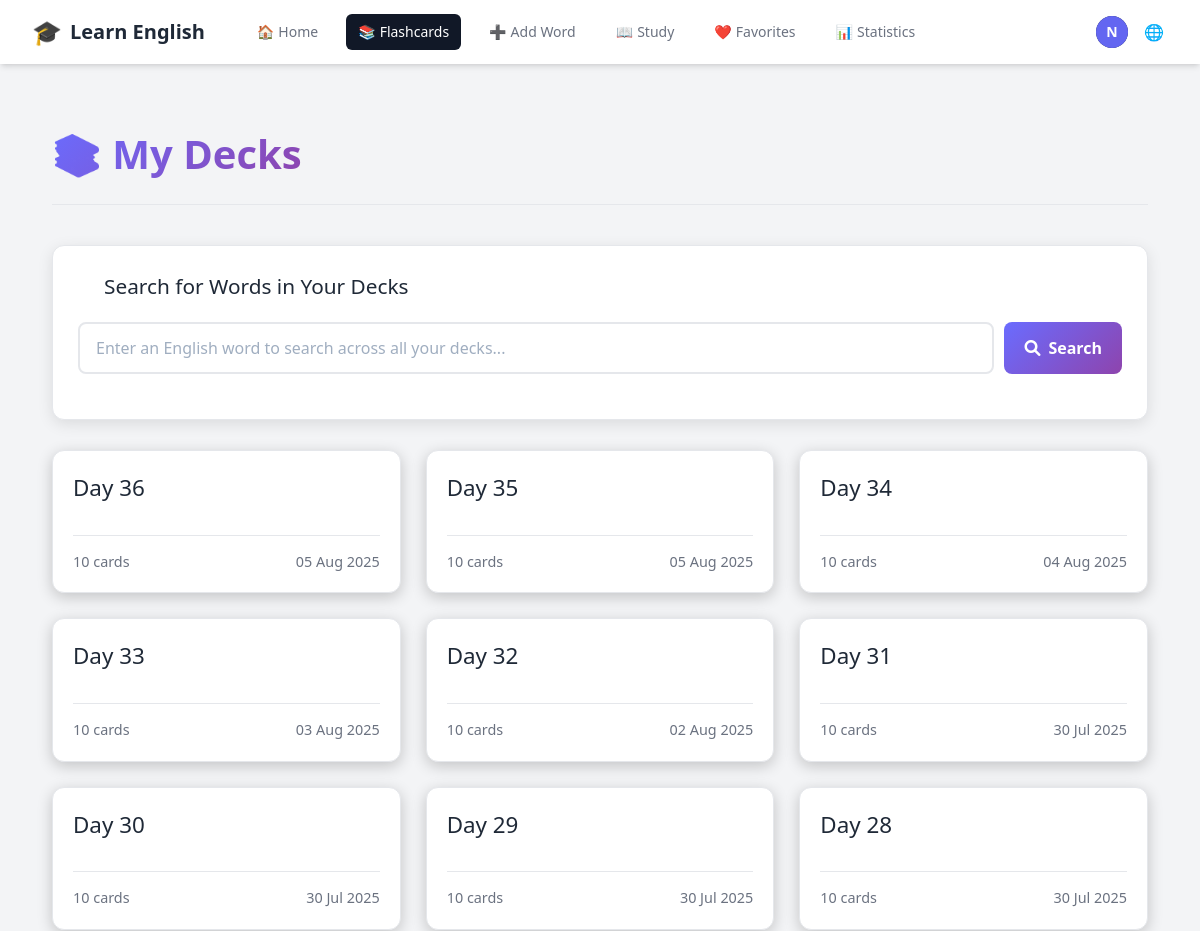
The page /decks/ (signed in, upper part) on the database as committed earlier.
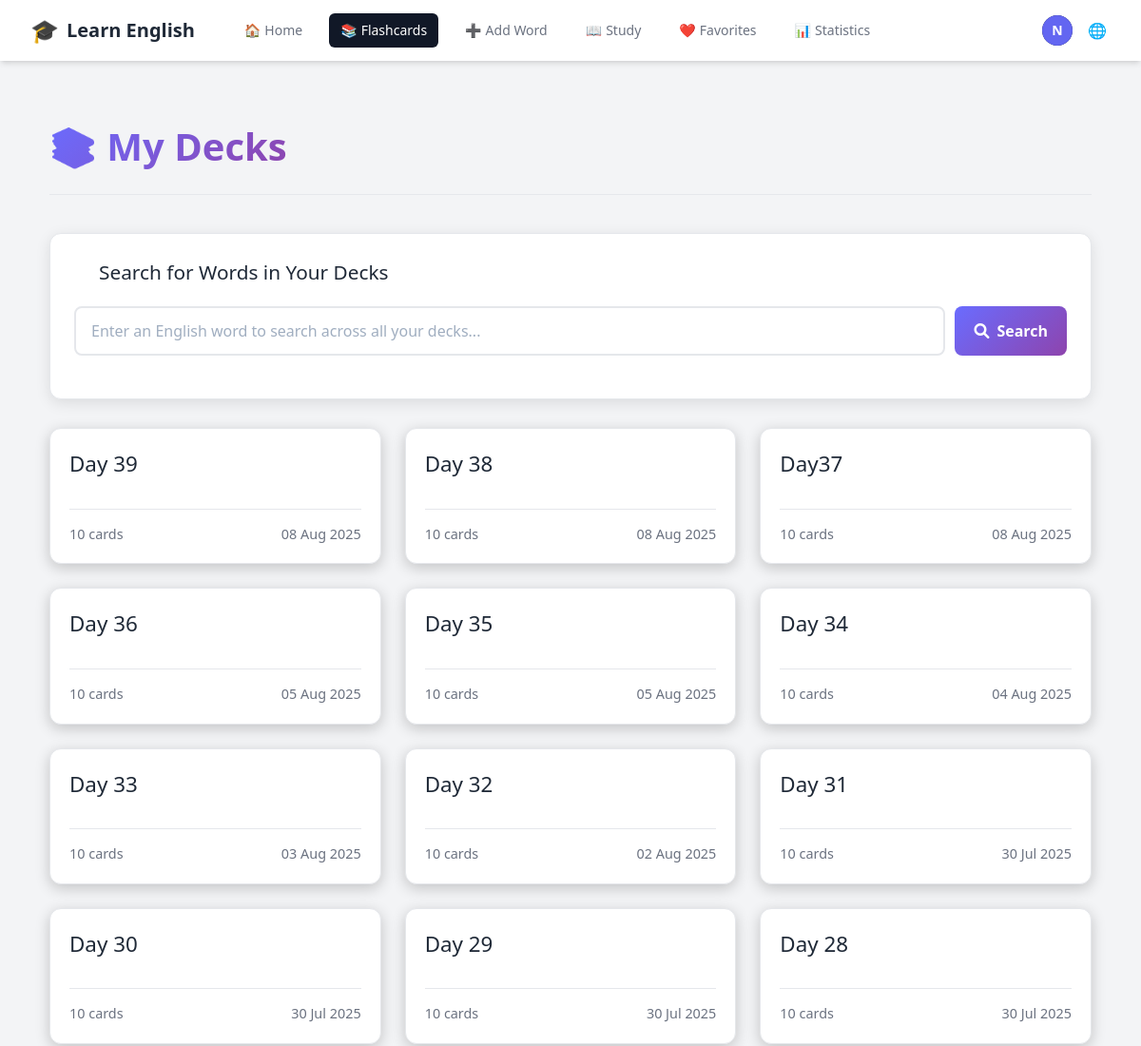
The same page on the database as committed later.
### accounts/models.py (models this page shows, shortened)
class CustomUser(AbstractUser):
    email = models.EmailField(unique=True)
    username = None  # Remove username field
    USERNAME_FIELD = 'email'
    REQUIRED_FIELDS = []
    objects = CustomUserManager()

### vocabulary/models.py (models this page shows, shortened)
class Deck(models.Model):
    user = models.ForeignKey(settings.AUTH_USER_MODEL, on_delete=models.CASCADE, related_name='decks')
    name = models.CharField(max_length=255)
    created_at = models.DateTimeField(auto_now_add=True)
    class Meta:
        ordering = ['-created_at']
        unique_together = ['user', 'name']

### vocabulary/views.py (the view)
# urls.py: path('decks/', views.deck_list, name='deck_list'),
@login_required
def deck_list(request):
    decks = Deck.objects.filter(user=request.user).annotate(
        card_count=Count('flashcards')
    ).order_by('-created_at')
    context = {
        'decks': decks
    }
    return render(request, 'vocabulary/deck_list.html', context)

### vocabulary/context_processors.py (called while the page is built)
    def _(message):
        return str(message)

### vocabulary/templates/vocabulary/deck_list.html (shortened to what this page needs)
{% extends "base.html" %}
{% block content %}
<div class="deck-list-page">
    <div class="page-header">
        <h1>📚 {{ manual_texts.my_decks }}</h1>
    </div>
    <div class="search-section">
        <div class="search-header">
            <i class="fas fa-search"></i>
            <h3>Search for Words in Your Decks</h3>
        </div>
        <div class="search-input-container">
            <input
                type="text"
                id="wordSearchInput"
                class="search-input"
                placeholder="Enter an English word to search across all your decks..."
                autocomplete="off"
            >
            <button id="searchBtn" class="search-btn">
                <i class="fas fa-search"></i>
                Search
            </button>
        </div>
    </div>
    {% if decks %}
        <div class="deck-grid">
            {% for deck in decks %}
                <div class="deck-card-wrapper">
                    <a href="{% url 'deck_detail' deck.id %}" class="deck-card">
                        <div>
                            <h2>{{ deck.name }}</h2>
                        </div>
                        <div class="deck-info">
                            <span>{{ deck.card_count }} {{ manual_texts.cards_text }}</span>
                            <span class="created-date">{{ deck.created_at|date:"d M Y" }}</span>
                        </div>
                    </a>
                </div>
            {% endfor %}
        </div>
    {% else %}
        <div class="no-decks">
            <h2>{{ manual_texts.no_decks_yet }}</h2>
            <p>{{ manual_texts.get_started_by }} <a href="{% url 'add_flashcard' %}">{{ manual_texts.adding_flashcards }}</a>!</p>
        </div>
    {% endif %}
</div>
{% endblock %}

### vocabulary/templates/base.html (shortened to what this page needs)
{% load static %}
<!DOCTYPE html>
  <html lang="en">
  <head>
    <script src="https://cdn.tailwindcss.com"></script>
    <link rel="stylesheet" type="text/css" href="{% static 'css/main.css' %}" />
    <link
      rel="stylesheet"
      href="https://cdnjs.cloudflare.com/ajax/libs/font-awesome/6.0.0-beta3/css/all.min.css"
    />
  </head>
  <body class="bg-gray-100 dark:bg-gray-900">
    <nav class="bg-white dark:bg-gray-800 shadow-md">
      <div class="max-w-7xl mx-auto px-4 sm:px-6 lg:px-8">
        <div class="flex items-center justify-between h-16">
          <div class="flex items-center">
            <a
              href="{% if user.is_authenticated %}{% url 'dashboard' %}{% else %}{% url 'account_login' %}{% endif %}"
              class="flex-shrink-0 flex items-center space-x-2"
            >
              <span class="text-2xl">🎓</span>
              <span class="text-xl font-bold text-gray-800 dark:text-white"
                >{{ manual_texts.learn_english }}</span
              >
            </a>
            <div class="hidden md:block">
              <div class="ml-10 flex items-baseline space-x-4">
                {% if user.is_authenticated %}
                <a
                  href="{% url 'dashboard' %}"
                  class="{% if request.resolver_match.url_name == 'dashboard' %}bg-gray-900 text-white{% else %}text-gray-500 dark:text-gray-300 hover:bg-gray-700 hover:text-white{% endif %} px-3 py-2 rounded-md text-sm font-medium flex items-center space-x-1"
                  id="nav-home"
                >
                  <span class="nav-icon">🏠</span>
                  <span>{{ manual_texts.home }}</span>
                </a>
                <a
                  href="{% url 'deck_list' %}"
                  class="{% if request.resolver_match.url_name == 'deck_list' or request.resolver_match.url_name == 'deck_detail' %}bg-gray-900 text-white{% else %}text-gray-500 dark:text-gray-300 hover:bg-gray-700 hover:text-white{% endif %} px-3 py-2 rounded-md text-sm font-medium flex items-center space-x-1"
                  id="nav-flashcards"
                >
                  <span class="nav-icon">📚</span>
                  <span>{{ manual_texts.flashcards }}</span>
                </a>
                <a
                  href="{% url 'add_flashcard' %}"
                  class="{% if request.resolver_match.url_name == 'add_flashcard' %}bg-gray-900 text-white{% else %}text-gray-500 dark:text-gray-300 hover:bg-gray-700 hover:text-white{% endif %} px-3 py-2 rounded-md text-sm font-medium flex items-center space-x-1"
                  id="nav-add-word"
                >
                  <span class="nav-icon">➕</span>
                  <span>{{ manual_texts.add_word }}</span>
                </a>
                <a
                  href="{% url 'study' %}"
                  class="{% if request.resolver_match.url_name == 'study' %}bg-gray-900 text-white{% else %}text-gray-500 dark:text-gray-300 hover:bg-gray-700 hover:text-white{% endif %} px-3 py-2 rounded-md text-sm font-medium flex items-center space-x-1"
                  id="nav-study"
                >
                  <span class="nav-icon">📖</span>
                  <span>{{ manual_texts.study }}</span>
                </a>
                <a
                  href="{% url 'favorites' %}"
                  class="{% if request.resolver_match.url_name == 'favorites' %}bg-gray-900 text-white{% else %}text-gray-500 dark:text-gray-300 hover:bg-gray-700 hover:text-white{% endif %} px-3 py-2 rounded-md text-sm font-medium flex items-center space-x-1"
                  id="nav-favorites"
                >
                  <span class="nav-icon">❤️</span>
                  <span>{{ manual_texts.favorites|default:"Favorites" }}</span>
                </a>
                <a
                  href="{% url 'statistics' %}"
                  class="{% if request.resolver_match.url_name == 'statistics' %}bg-gray-900 text-white{% else %}text-gray-500 dark:text-gray-300 hover:bg-gray-700 hover:text-white{% endif %} px-3 py-2 rounded-md text-sm font-medium flex items-center space-x-1"
                  id="nav-statistics"
                >
                  <span class="nav-icon">📊</span>
                  <span>{{ manual_texts.statistics }}</span>
                </a>
                {% endif %}
              </div>
            </div>
          </div>
          <div class="hidden md:block">
            <div class="ml-4 flex items-center md:ml-6">
              {% if user.is_authenticated %}
              <div class="ml-3 relative">
                <div>
                  <button
                    type="button"
                    id="user-toggle"
                    class="max-w-xs bg-gray-800 rounded-full flex items-center text-sm focus:outline-none focus:ring-2 focus:ring-offset-2 focus:ring-offset-gray-800 focus:ring-white"
                    aria-expanded="false"
                    aria-haspopup="true"
                  >
                    <div
                      class="h-8 w-8 rounded-full bg-indigo-500 flex items-center justify-center text-white font-bold"
                    >
                      {{ user.email|slice:":1"|upper }}
                    </div>
                  </button>
                </div>
              </div>
              {% endif %}
              <div class="ml-3 relative">
                <div>
                  <button
                    type="button"
                    id="lang-toggle"
                    class="bg-white dark:bg-gray-800 p-1 rounded-full text-gray-400 dark:text-gray-300 hover:text-gray-500 dark:hover:text-white focus:outline-none focus:ring-2 focus:ring-offset-2 focus:ring-offset-gray-800 focus:ring-white"
                  >
                    <span class="nav-icon">🌐</span>
                  </button>
                </div>
              </div>
            </div>
          </div>
        </div>
      </div>
    </nav>
    <main class="py-10">
      <div class="max-w-7xl mx-auto px-4 sm:px-6 lg:px-8">
        {% block content %}{% endblock %}
      </div>
    </main>
  </body>
</html>

### static/css/main.css (style rules this page uses)
* { margin: 0; padding: 0; box-sizing: border-box; }
body { background: #18182f; color: #fff; font-family: "Segoe UI", Tahoma, Geneva, Verdana, sans-serif; line-height: 1.6; min-height: 100vh; }
.page-header { text-align: left; margin-bottom: 30px; padding-bottom: 20px; border-bottom: 1px solid var(--border-color); display: flex; justify-content: space-between; align-items: center; }
.page-header h1 { font-size: 2.2em; font-weight: 700; color: var(--text-main); }

### vocabulary/templates/base.html (style rules this page uses)
:root { --primary-color: #6a6cff; --primary-color-dark: #5859d8; --background-main: #f3f4f6; --background-secondary: #ffffff; --background-light: #ffffff; --text-main: #1f2937; --text-muted: #6b7280; --border-color: #e5e7eb; --card-background: var(--background-secondary); --card-border-color: var(--border-color); --card-text-main: var(--text-main); --card-text-muted: var(--text-muted); --card-shadow: 0 1px 3px 0 rgba(0, 0, 0, 0.1), 0 1px 2px 0 rgba(0, 0, 0, 0.06); --card-shadow-hover: 0 4px 6px -1px rgba(0, 0, 0, 0.1), 0 2px 4px -1px rgba(0, 0, 0, 0.06); }

### vocabulary/templates/vocabulary/deck_list.html (style rules this page uses)
.deck-list-page { max-width: 1200px; margin: 20px auto; padding: 0 20px; }
.page-header { text-align: center; margin-bottom: 40px; padding-bottom: 20px; border-bottom: 1px solid var(--border-color); }
.page-header h1 { font-size: 2.5em; font-weight: 700; background: linear-gradient(135deg, var(--primary-color), #8e44ad); -webkit-background-clip: text; -webkit-text-fill-color: transparent; }
.deck-grid { display: grid; grid-template-columns: repeat(auto-fill, minmax(280px, 1fr)); gap: 25px; }
.deck-card { background-color: var(--card-background); border: 1px solid var(--card-border-color); border-radius: 12px; padding: 20px; display: flex; flex-direction: column; justify-content: space-between; transition: all 0.3s ease; text-decoration: none; color: var(--card-text-main); box-shadow: 0 4px 15px rgba(0, 0, 0, 0.2); position: relative; }
.deck-card h2 { font-size: 1.4em; margin-bottom: 10px; word-break: break-word; }
.deck-info { display: flex; justify-content: space-between; align-items: center; margin-top: 20px; padding-top: 15px; border-top: 1px solid var(--card-border-color); font-size: 0.9em; color: var(--card-text-muted); }
.search-section { background-color: var(--card-background); border: 1px solid var(--card-border-color); border-radius: 12px; padding: 25px; margin-bottom: 30px; box-shadow: 0 4px 15px rgba(0, 0, 0, 0.1); }
.search-header { display: flex; align-items: center; gap: 10px; margin-bottom: 20px; }
.search-header h3 { margin: 0; color: var(--text-main); font-size: 1.3em; }
.search-input-container { display: flex; gap: 10px; margin-bottom: 20px; position: relative; }
.search-input { flex: 1; padding: 12px 16px; border: 2px solid var(--card-border-color); border-radius: 8px; font-size: 1rem; background-color: #ffffff; color: #2d3748; transition: border-color 0.3s ease; }
.search-input::placeholder { color: #a0aec0; opacity: 1; }
.search-btn { padding: 12px 20px; background: linear-gradient(135deg, var(--primary-color), #8e44ad); color: white; border: none; border-radius: 8px; font-weight: 600; cursor: pointer; transition: all 0.3s ease; display: flex; align-items: center; gap: 8px; }

Rows that differ between the two databases and show on the page:
added Deck: name "Day 39", card_count "10", cards_text "cards", created_at "08 Aug 2025"
added Deck: name "Day 38", card_count "10", cards_text "cards", created_at "08 Aug 2025"
added Deck: name "Day37", card_count "10", cards_text "cards", created_at "08 Aug 2025"
